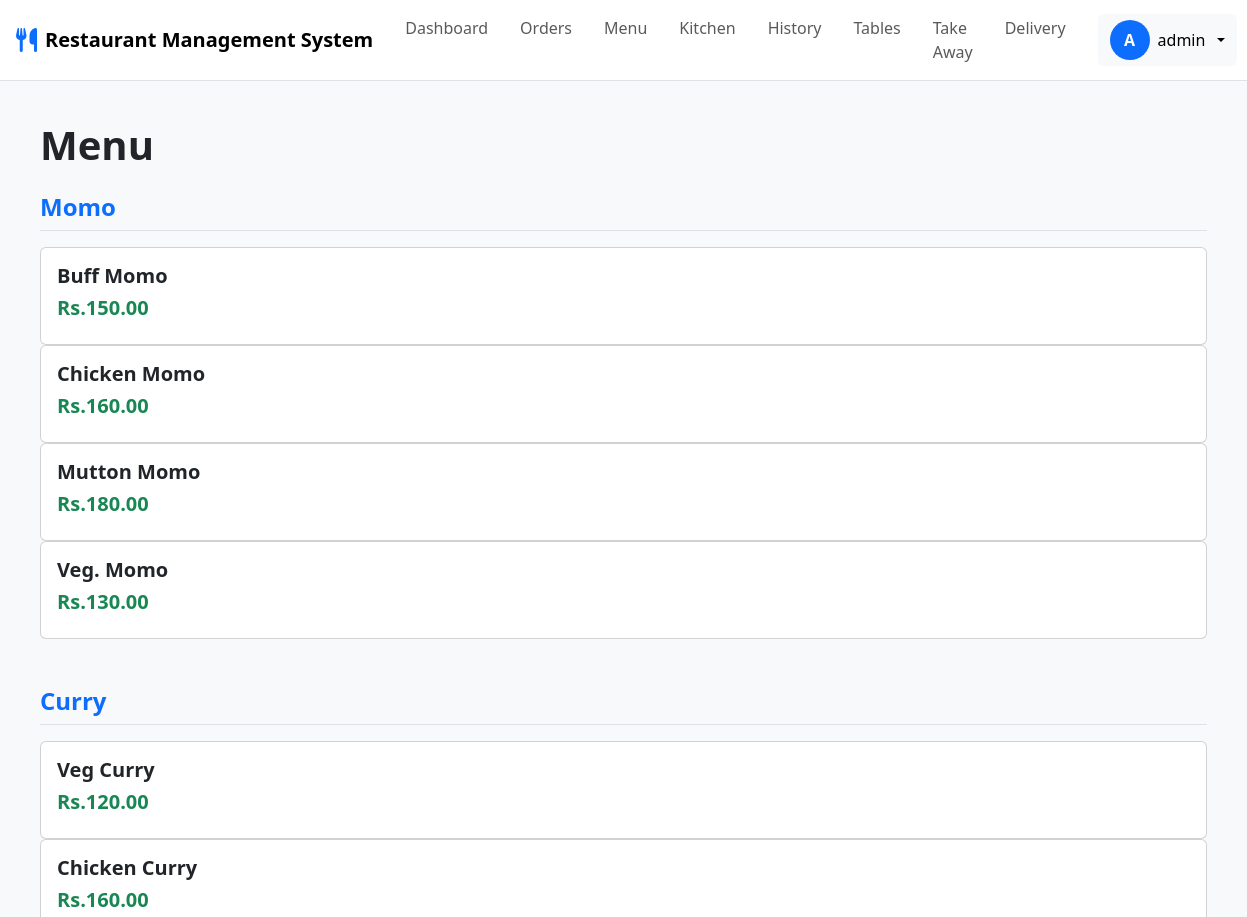
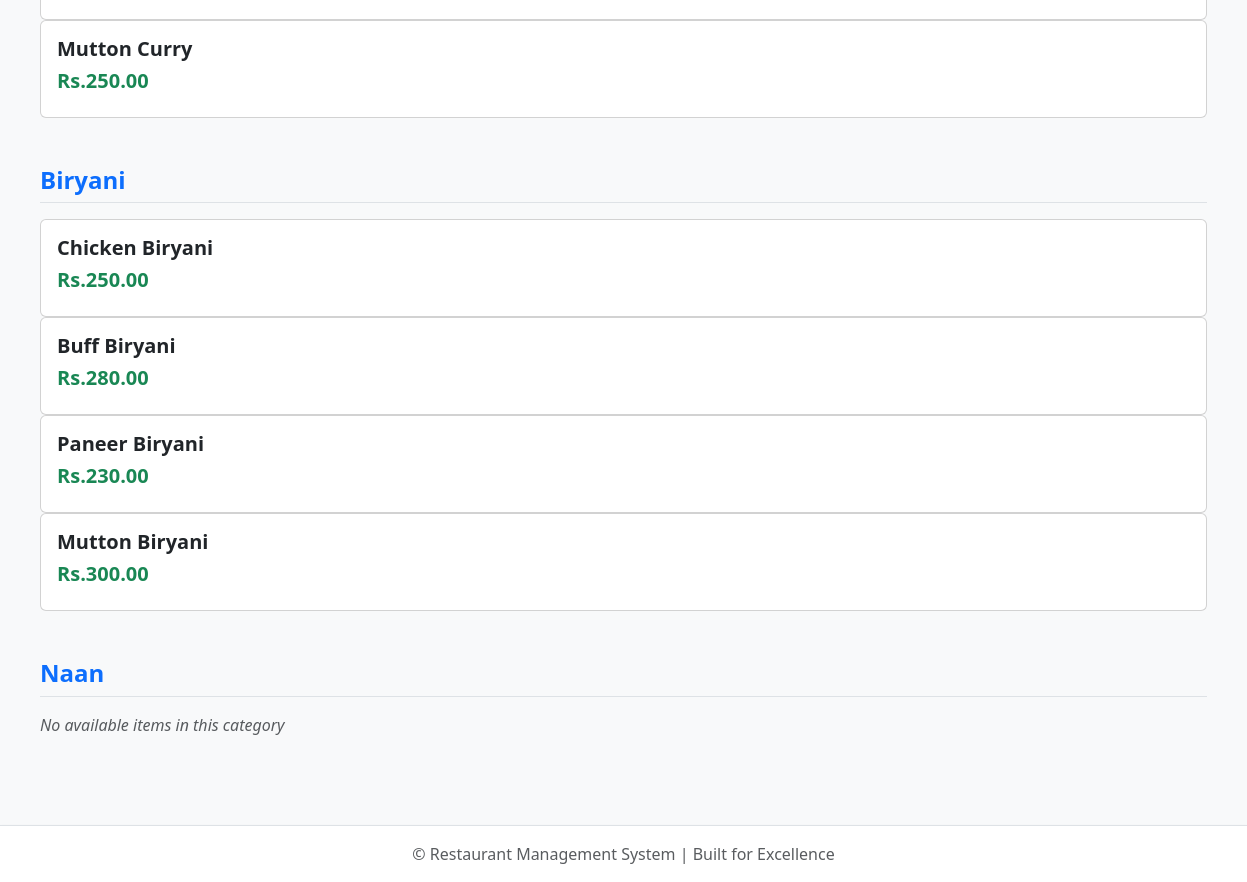
Page /menu/view/ (signed in) on the committed database (2 pictures, top to bottom).
### accounts/models.py (models this page shows)
class User(AbstractUser):
    email = models.EmailField(unique=True)
    role = models.CharField(max_length=50)
    is_active = models.BooleanField(default=True)
    created_at = models.DateTimeField(auto_now_add=True)

### restaurant/models.py (models this page shows, shortened)
class Category(models.Model):
    name = models.CharField(max_length=100)
    is_active = models.BooleanField(default=True)

class MenuItem(models.Model):
    name = models.CharField(max_length=255)
    description = models.TextField(blank=True)
    price = models.DecimalField(max_digits=10, decimal_places=2)
    category = models.ForeignKey(Category, on_delete=models.CASCADE)
    is_available = models.BooleanField(default=True)
    preparation_area = models.CharField(max_length=100, blank=True)
    image = models.ImageField(upload_to='menu_images/', blank=True)

### restaurant/views.py (the view)
# urls.py: path('menu/view/', views.public_menu_view, name='public_menu_view'),
@login_required
def public_menu_view(request):
    categories = Category.objects.filter(is_active=True).prefetch_related('menuitem_set')
    menu_items = MenuItem.objects.filter(is_available=True, category__is_active=True)
    return render(request, 'restaurant/public_menu.html', {
        'categories': categories,
        'menu_items': menu_items
    })

### accounts/models.py (called while the page is built)
    def has_module_access(self, module_name):
        return self.permissions.filter(module=module_name, is_allowed=True).exists()

    def has_all_permissions(self):
        total_modules = StaffPermission.MODULE_CHOICES.__len__()
        allowed_count = self.permissions.filter(is_allowed=True).count()
        return allowed_count == total_modules

### restaurant/context_processors.py (called while the page is built)
def add_valid_table_id(request):
    valid_table_id = Table.objects.first().id if Table.objects.exists() else None
    return {'valid_table_id': valid_table_id}

### restaurant/templates/restaurant/public_menu.html (shortened to what this page needs)
{% extends 'restaurant/base.html' %}
{% block content %}
<div class="container-fluid p-3 p-md-4">
    <h1 class="mb-4 fw-bold">Menu</h1>
    {% if categories %}
        {% for category in categories %}
            <div class="mb-5">
                <h2 class="h4 fw-bold mb-3 text-primary border-bottom pb-2">
                    {{ category.name }}
                </h2>
                {% with items=category.menuitem_set.filter is_available=True %}
                    {% if items %}
                        <div class="menu-grid">
                            {% for item in items %}
                                <div class="card">
                                    <div class="card-body">
                                        <h3 class="h5 fw-bold mb-2">{{ item.name }}</h3>
                                        <p class="h5 fw-bold text-success">Rs.{{ item.price }}</p>
                                    </div>
                                </div>
                            {% endfor %}
                        </div>
                    {% else %}
                        <p class="text-muted fst-italic">No available items in this category</p>
                    {% endif %}
                {% endwith %}
            </div>
        {% endfor %}
    {% else %}
        <p class="text-muted text-center py-5">No active menu categories available</p>
    {% endif %}
</div>
{% endblock %}

### restaurant/templates/restaurant/base.html (shortened to what this page needs)
{% load static %}
<!DOCTYPE html>
<html lang="en">
<head>
    <link href="https://cdn.jsdelivr.net/npm/bootstrap@5.3.0/dist/css/bootstrap.min.css" rel="stylesheet">
    <link href="https://cdnjs.cloudflare.com/ajax/libs/font-awesome/6.4.0/css/all.min.css" rel="stylesheet">
</head>
<body class="d-flex flex-column min-vh-100 bg-light">
    <nav class="navbar navbar-expand-lg navbar-light bg-white sticky-top border-bottom">
        <div class="container-fluid px-3">
            <a href="{% url 'restaurant:order_list' %}" class="navbar-brand d-flex align-items-center gap-2">
                <i class="fas fa-utensils text-primary" style="font-size: 1.5rem;"></i>
                <span class="fw-bold d-none d-sm-inline">Restaurant Management System</span>
            </a>
            <div class="collapse navbar-collapse" id="navbarNav">
                <div class="navbar-nav ms-auto">
                    {% if user.is_superuser or user_perms.has_dashboard %}
                    <a href="{% url 'home:dashboard' %}" class="nav-link px-3 py-2">Dashboard</a>
                    {% endif %}
                    {% if user.is_superuser or user_perms.has_orders %}
                    <a href="{% url 'restaurant:order_list' %}" class="nav-link px-3 py-2">Orders</a>
                    {% endif %}
                    {% if user.is_superuser or user_perms.has_menu %}
                    <a href="{% url 'restaurant:menuitem_list' %}" class="nav-link px-3 py-2">Menu</a>
                    {% endif %}
                    {% if user.is_superuser or user_perms.has_kitchen %}
                    <a href="{% url 'restaurant:kitchen' %}" class="nav-link px-3 py-2">Kitchen</a>
                    {% endif %}
                    {% if user.is_superuser or user_perms.has_history %}
                    <a href="{% url 'restaurant:transaction_history' %}" class="nav-link px-3 py-2">History</a>
                    {% endif %}
                    {% if user.is_superuser or user_perms.has_tables %}
                    <a href="{% url 'restaurant:table_list' %}" class="nav-link px-3 py-2">Tables</a>
                    {% endif %}
                    {% if user.is_superuser or user_perms.has_takeaway %}
                    <a href="{% url 'restaurant:place_order_takeaway' %}" class="nav-link px-3 py-2">Take Away</a>
                    {% endif %}
                    {% if user.is_superuser or user_perms.has_delivery %}
                    <a href="{% url 'restaurant:place_order_delivery' %}" class="nav-link px-3 py-2">Delivery</a>
                    {% endif %}
                </div>
                <div class="dropdown ms-lg-3">
                    <button id="profileBtn" class="btn btn-light border-0 d-flex align-items-center gap-2 dropdown-toggle" type="button" data-bs-toggle="dropdown">
                        <div class="rounded-circle bg-primary text-white d-flex align-items-center justify-content-center fw-bold" style="width: 40px; height: 40px;">
                            {{ user.username|upper|first }}
                        </div>
                        <span class="d-none d-lg-inline">{{ user.username }}</span>
                    </button>
                </div>
            </div>
        </div>
    </nav>
    <main class="flex-grow-1 py-3">
        <div class="container-fluid px-3">
            {% block content %}{% endblock %}
        </div>
    </main>
    <footer class="bg-white shadow-sm mt-auto border-top">
        <div class="container-fluid px-3 py-3">
            <p class="text-center text-muted mb-0">&copy; {{ current_year }} Restaurant Management System | Built for Excellence</p>
        </div>
    </footer>
</body>
</html>

### rows in the picture
User: username|first "A", username "admin"
Category: name "Momo"
MenuItem: name "Buff Momo", price "150.00"
MenuItem: name "Chicken Momo", price "160.00"
MenuItem: name "Mutton Momo", price "180.00"
MenuItem: name "Veg. Momo", price "130.00"
Category: name "Curry"
MenuItem: name "Veg Curry", price "120.00"
MenuItem: name "Chicken Curry", price "160.00"
MenuItem: name "Mutton Curry", price "250.00"
Category: name "Biryani"
MenuItem: name "Chicken Biryani", price "250.00"
MenuItem: name "Buff Biryani", price "280.00"
MenuItem: name "Paneer Biryani", price "230.00"
MenuItem: name "Mutton Biryani", price "300.00"
Category: name "Naan", shows "No available items in this category"
